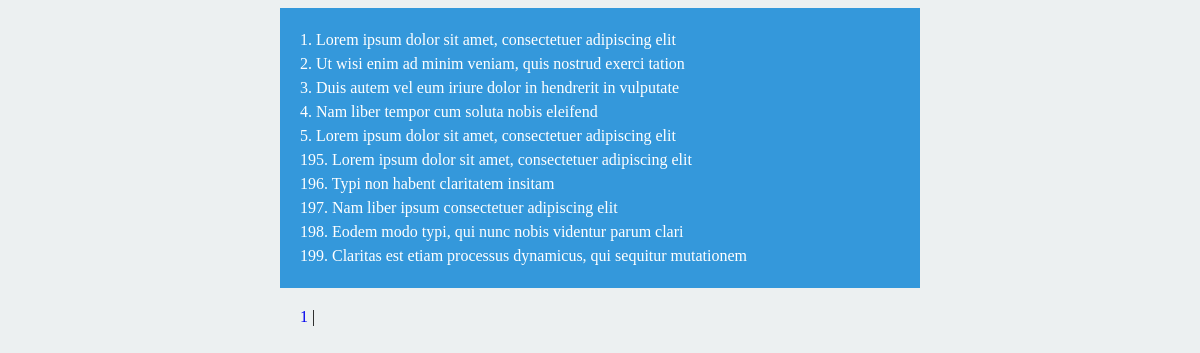
Page /Bai11/phantrang.php on the committed database.
### tables this page shows
CREATE TABLE `tintuc` (
  `id` int(10) NOT NULL,
  `title` varchar(255) NOT NULL
);

### Bai11/phantrang.php (the view, shortened to what this page needs)
<?php
    $conn = mysqli_connect("localhost", "root", "", "phantrang");
    if (isset($_GET['page'])) {
        $page = $_GET['page'];
    } else {
        $page = 1;
    }
    $limit = 10;
    $start = ($page - 1) * $limit;
    $total_title = mysqli_num_rows(mysqli_query($conn, "SELECT * FROM tintuc"));
    $total_page = $total_title / $limit;
    $query = "SELECT * FROM tintuc LIMIT " . $start . ", " . $limit;
    $result = mysqli_query($conn, $query);
    echo "<div class=\"title\">";
    while ($row = mysqli_fetch_array($result)) {
        echo '<a href="#">' . $row['id'] . '. ' . $row['title'] . '</a><br />';
    }
    echo "</div>";
    echo "<div class=\"pagination\">";
    for ($i = 1; $i <= $total_page; $i++) {
        echo '<a href="phantrang.php?page=' . $i . '">' . $i . '</a> | ';
    }
    echo "</div>";
?>

### Bai11/phantrang.php (style rules this page uses)
a:link, a:visited { text-decoration: none; }
.title, .pagination { width: 600px; margin: 0 auto; margin-bottom: 20px; }
.title { background: #3498db; padding: 20px; line-height: 1.5; }
.title a { color: #fff; }

### rows in the picture
tintuc: id "1", title "Lorem ipsum dolor sit amet, consectetuer adipiscing elit"
tintuc: id "2", title "Ut wisi enim ad minim veniam, quis nostrud exerci tation"
tintuc: id "3", title "Duis autem vel eum iriure dolor in hendrerit in vulputate"
tintuc: id "4", title "Nam liber tempor cum soluta nobis eleifend"
tintuc: id "5", title "Lorem ipsum dolor sit amet, consectetuer adipiscing elit"
tintuc: id "195", title "Lorem ipsum dolor sit amet, consectetuer adipiscing elit"
tintuc: id "196", title "Typi non habent claritatem insitam"
tintuc: id "197", title "Nam liber ipsum consectetuer adipiscing elit"
tintuc: id "198", title "Eodem modo typi, qui nunc nobis videntur parum clari"
tintuc: id "199", title "Claritas est etiam processus dynamicus, qui sequitur mutationem"
